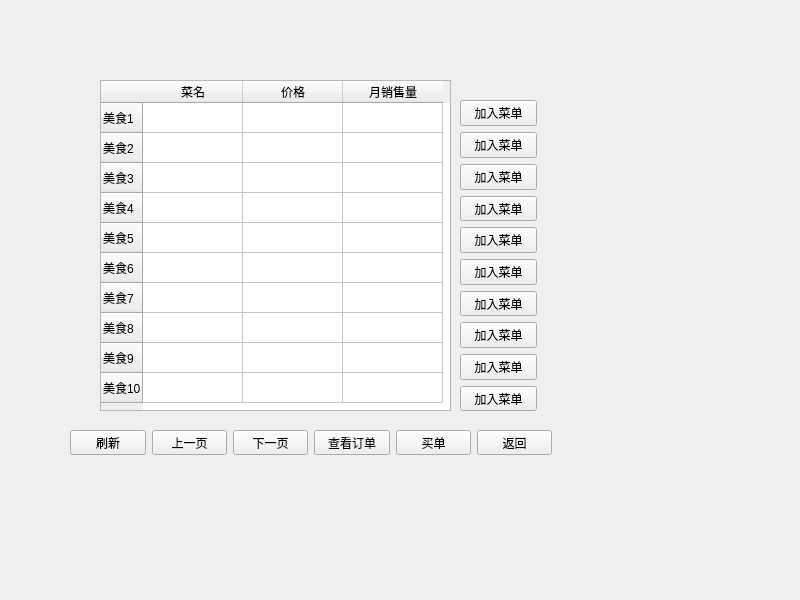
<?xml version="1.0" encoding="UTF-8"?>
<ui version="4.0">
 <class>GoodBrowsing</class>
 <widget class="QWidget" name="GoodBrowsing">
  <property name="geometry">
   <rect>
    <x>0</x>
    <y>0</y>
    <width>800</width>
    <height>600</height>
   </rect>
  </property>
  <property name="windowTitle">
   <string>Form</string>
  </property>
  <widget class="QTableWidget" name="FoodDetail">
   <property name="geometry">
    <rect>
     <x>100</x>
     <y>80</y>
     <width>351</width>
     <height>331</height>
    </rect>
   </property>
   <row>
    <property name="text">
     <string>美食1</string>
    </property>
   </row>
   <row>
    <property name="text">
     <string>美食2</string>
    </property>
   </row>
   <row>
    <property name="text">
     <string>美食3</string>
    </property>
   </row>
   <row>
    <property name="text">
     <string>美食4</string>
    </property>
   </row>
   <row>
    <property name="text">
     <string>美食5</string>
    </property>
   </row>
   <row>
    <property name="text">
     <string>美食6</string>
    </property>
   </row>
   <row>
    <property name="text">
     <string>美食7</string>
    </property>
   </row>
   <row>
    <property name="text">
     <string>美食8</string>
    </property>
   </row>
   <row>
    <property name="text">
     <string>美食9</string>
    </property>
   </row>
   <row>
    <property name="text">
     <string>美食10</string>
    </property>
   </row>
   <column>
    <property name="text">
     <string>菜名</string>
    </property>
   </column>
   <column>
    <property name="text">
     <string>价格</string>
    </property>
   </column>
   <column>
    <property name="text">
     <string>月销售量</string>
    </property>
   </column>
  </widget>
  <widget class="QWidget" name="layoutWidget">
   <property name="geometry">
    <rect>
     <x>70</x>
     <y>430</y>
     <width>482</width>
     <height>25</height>
    </rect>
   </property>
   <layout class="QHBoxLayout" name="horizontalLayout">
    <item>
     <widget class="QPushButton" name="UpdateButton">
      <property name="text">
       <string>刷新</string>
      </property>
     </widget>
    </item>
    <item>
     <widget class="QPushButton" name="PreviousButton">
      <property name="text">
       <string>上一页</string>
      </property>
     </widget>
    </item>
    <item>
     <widget class="QPushButton" name="NextButton">
      <property name="text">
       <string>下一页</string>
      </property>
     </widget>
    </item>
    <item>
     <widget class="QPushButton" name="ReadOrderButton">
      <property name="text">
       <string>查看订单</string>
      </property>
     </widget>
    </item>
    <item>
     <widget class="QPushButton" name="PayBillButton">
      <property name="text">
       <string>买单</string>
      </property>
     </widget>
    </item>
    <item>
     <widget class="QPushButton" name="ReturnButton">
      <property name="text">
       <string>返回</string>
      </property>
     </widget>
    </item>
   </layout>
  </widget>
  <widget class="QWidget" name="layoutWidget">
   <property name="geometry">
    <rect>
     <x>460</x>
     <y>100</y>
     <width>77</width>
     <height>311</height>
    </rect>
   </property>
   <layout class="QVBoxLayout" name="verticalLayout_2">
    <item>
     <widget class="QPushButton" name="FoodToMenuButton_1">
      <property name="text">
       <string>加入菜单</string>
      </property>
     </widget>
    </item>
    <item>
     <widget class="QPushButton" name="FoodToMenuButton_2">
      <property name="text">
       <string>加入菜单</string>
      </property>
     </widget>
    </item>
    <item>
     <widget class="QPushButton" name="FoodToMenuButton_3">
      <property name="text">
       <string>加入菜单</string>
      </property>
     </widget>
    </item>
    <item>
     <widget class="QPushButton" name="FoodToMenuButton_4">
      <property name="text">
       <string>加入菜单</string>
      </property>
     </widget>
    </item>
    <item>
     <widget class="QPushButton" name="FoodToMenuButton_5">
      <property name="text">
       <string>加入菜单</string>
      </property>
     </widget>
    </item>
    <item>
     <widget class="QPushButton" name="FoodToMenuButton_6">
      <property name="text">
       <string>加入菜单</string>
      </property>
     </widget>
    </item>
    <item>
     <widget class="QPushButton" name="FoodToMenuButton_7">
      <property name="text">
       <string>加入菜单</string>
      </property>
     </widget>
    </item>
    <item>
     <widget class="QPushButton" name="FoodToMenuButton_8">
      <property name="text">
       <string>加入菜单</string>
      </property>
     </widget>
    </item>
    <item>
     <widget class="QPushButton" name="FoodToMenuButton_9">
      <property name="text">
       <string>加入菜单</string>
      </property>
     </widget>
    </item>
    <item>
     <widget class="QPushButton" name="FoodToMenuButton_10">
      <property name="text">
       <string>加入菜单</string>
      </property>
     </widget>
    </item>
   </layout>
  </widget>
  <zorder>layoutWidget</zorder>
  <zorder>layoutWidget</zorder>
  <zorder>FoodDetail</zorder>
 </widget>
 <resources/>
 <connections/>
</ui>
